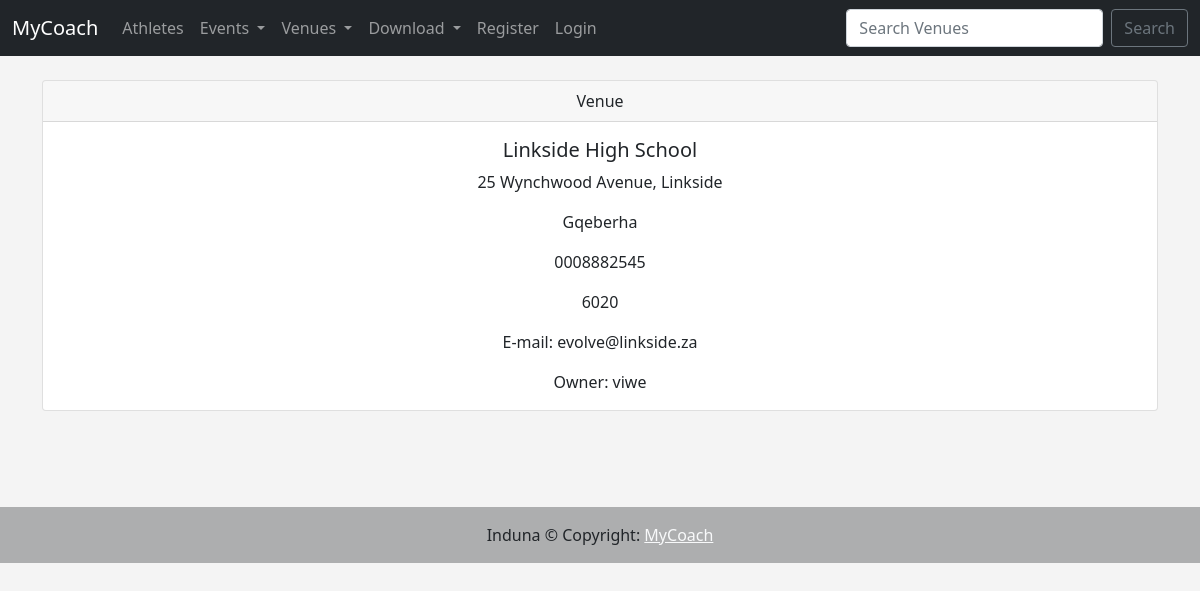
Page /show_venue/1 on the committed database.
### events/models.py (models this page shows, shortened)
class Venue(models.Model):
    name = models.CharField('Venue Name', max_length=100)
    address = models.CharField(max_length=300)
    city = models.CharField(max_length=100)
    phone = models.CharField('Phone Number', max_length=10)
    zip_code = models.CharField('Zip Code', max_length=10, blank=True)
    web = models.URLField('Website address', blank=True)
    email = models.EmailField('Email', blank=True)
    owner = models.IntegerField('Venue Owner', blank=False, default=1)
    venue_image = models.ImageField(null=True, blank=True, upload_to='images/')

### events/views.py (the view)
# urls.py: path('show_venue/<int:venue_id>', views.show_venue, name="show-venue"),
def show_venue(request, venue_id) -> render:
    venue = Venue.objects.get(pk=venue_id)
    venue_owner = User.objects.get(pk=venue.owner)
    return render(request, 'venues/show_venue.html',
    {'venue': venue,
    'venue_owner': venue_owner})

### events/templates/venues/show_venue.html (shortened to what this page needs)
{% extends 'administration/base.html' %}
{% block content %}
<center>
    <div class='card'>
        <div class="card-header">
            Venue
        </div>
        <div class='card-body'>
            <h5 class='card-title'>{{ venue.name }}</h5>
            {% if venue.address %}
            <p class='card-text'>{{ venue.address }}</p>
            {% endif %}
            {% if venue.city %}
            <p class='card-text'>{{ venue.city }}</p>
            {% endif %}
            {% if venue.phone %}
            <p class='card-text'>{{ venue.phone }}</p>
            {% endif %}
            {% if venue.zip_code %}
            <p class='card-text'>{{ venue.zip_code }}</p>
            {% endif %}
            {% if venue.email %}
            <p class='card-text'>E-mail: {{ venue.email }}</p>
            {% endif %}
            {% if venue.owner %}
            <p class='card-text'>Owner: {{ venue_owner }}</p>
            {% endif %}
        </div>
    </div>
<br/>
<br/><br/><br/>
</center>
{% endblock %}

### events/templates/administration/base.html (style rules this page uses)
body { background-color: #f4f4f4; }

### rows in the picture
Venue: name "Linkside High School", address "25 Wynchwood Avenue, Linkside", city "Gqeberha", phone "0008882545", zip_code "6020", email "evolve@linkside.za"

### other values in the picture
{{ venue_owner }} "viwe"
